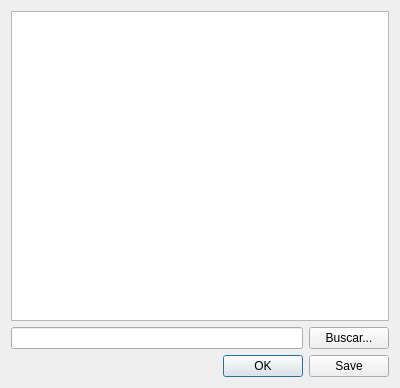
<?xml version="1.0" encoding="UTF-8"?>
<ui version="4.0">
 <class>InformeDlgClass</class>
 <widget class="QDialog" name="InformeDlgClass">
  <property name="geometry">
   <rect>
    <x>0</x>
    <y>0</y>
    <width>400</width>
    <height>388</height>
   </rect>
  </property>
  <property name="windowTitle">
   <string>Informe de aforo</string>
  </property>
  <layout class="QVBoxLayout" name="verticalLayout">
   <item>
    <widget class="QPlainTextEdit" name="informe">
     <property name="undoRedoEnabled">
      <bool>false</bool>
     </property>
     <property name="plainText">
      <string notr="true"/>
     </property>
     <property name="textInteractionFlags">
      <set>Qt::TextSelectableByKeyboard|Qt::TextSelectableByMouse</set>
     </property>
    </widget>
   </item>
   <item>
    <layout class="QHBoxLayout" name="horizontalLayout">
     <item>
      <widget class="QLineEdit" name="texto"/>
     </item>
     <item>
      <widget class="QPushButton" name="busca">
       <property name="text">
        <string>Buscar...</string>
       </property>
      </widget>
     </item>
    </layout>
   </item>
   <item>
    <widget class="QDialogButtonBox" name="buttonBox">
     <property name="orientation">
      <enum>Qt::Horizontal</enum>
     </property>
     <property name="standardButtons">
      <set>QDialogButtonBox::Ok|QDialogButtonBox::Save</set>
     </property>
    </widget>
   </item>
  </layout>
  <action name="actionCopiar">
   <property name="text">
    <string>Copiar</string>
   </property>
   <property name="shortcut">
    <string>Ctrl+C</string>
   </property>
  </action>
  <action name="actionSelectAll">
   <property name="text">
    <string>Select All</string>
   </property>
   <property name="shortcut">
    <string>Ctrl+A</string>
   </property>
  </action>
 </widget>
 <resources/>
 <connections>
  <connection>
   <sender>buttonBox</sender>
   <signal>rejected()</signal>
   <receiver>InformeDlgClass</receiver>
   <slot>reject()</slot>
   <hints>
    <hint type="sourcelabel">
     <x>334</x>
     <y>378</y>
    </hint>
    <hint type="destinationlabel">
     <x>286</x>
     <y>274</y>
    </hint>
   </hints>
  </connection>
  <connection>
   <sender>actionCopiar</sender>
   <signal>triggered()</signal>
   <receiver>informe</receiver>
   <slot>copy()</slot>
   <hints>
    <hint type="sourcelabel">
     <x>-1</x>
     <y>-1</y>
    </hint>
    <hint type="destinationlabel">
     <x>199</x>
     <y>131</y>
    </hint>
   </hints>
  </connection>
  <connection>
   <sender>actionSelectAll</sender>
   <signal>triggered()</signal>
   <receiver>informe</receiver>
   <slot>selectAll()</slot>
   <hints>
    <hint type="sourcelabel">
     <x>-1</x>
     <y>-1</y>
    </hint>
    <hint type="destinationlabel">
     <x>199</x>
     <y>131</y>
    </hint>
   </hints>
  </connection>
 </connections>
</ui>
